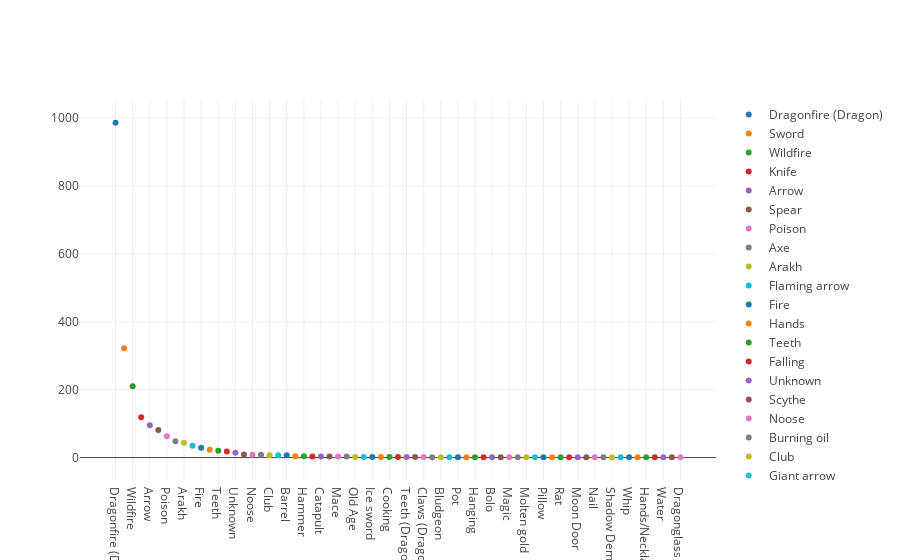

Notebook code for this chart:
### Code cell
import plotly.io as pio
data = [dict(
  type = 'scatter',
  x = index_val_list2,
  y = method,
  mode = 'markers',
  transforms = [dict(
    type = 'groupby',
    groups = index_val_list2,
  )]
)]

fig_dict = dict(data=data)
pio.show(fig_dict, validate=False)

### Figure 1 — Plotly figure (JSON) as saved in the notebook; plotly's stock layout.template omitted (floating-point values rounded to 4 significant figures)
{"data": [{"mode": "markers", "transforms": [{"groups": ["Dragonfire (Dragon)", "Sword", "Wildfire", "Knife", "Arrow", "Spear", "Poison", "Axe", "Arakh", "Flaming arrow", "Fire", "Hands", "Teeth", "Falling", "Unknown", "Scythe", "Noose", "Burning oil", "Club", "Giant arrow", "Barrel", "Flaying", "Hammer", "Claws", "Catapult", "Boulder", "Mace", "Dogs", "Old Age", "Rubble", "Ice sword", "Rock", "Cooking", "Shield", "Teeth (Dragon)", "Sealed into vault", "Claws (Dragon)", "Butcher's knife", "Bludgeon", "Starvation", "Pot", "Broken foot", "Hanging", "Mallet", "Bolo", "Rope", "Magic", "Mammoth foot", "Molten gold", "Drowning", "Pillow", "Tusk", "Rat", "Illness", "Moon Door", "Steak", "Nail", "Poison dart", "Shadow Demon", "Ice Javelin", "Whip", "Bell", "Hands/Necklace", "Antler", "Water", "Blunt object", "Dragonglass"], "type": "groupby"}], "type": "scatter", "x": ["Dragonfire (Dragon)", "Sword", "Wildfire", "Knife", "Arrow", "Spear", "Poison", "Axe", "Arakh", "Flaming arrow", "Fire", "Hands", "Teeth", "Falling", "Unknown", "Scythe", "Noose", "Burning oil", "Club", "Giant arrow", "Barrel", "Flaying", "Hammer", "Claws", "Catapult", "Boulder", "Mace", "Dogs", "Old Age", "Rubble", "Ice sword", "Rock", "Cooking", "Shield", "Teeth (Dragon)", "Sealed into vault", "Claws (Dragon)", "Butcher's knife", "Bludgeon", "Starvation", "Pot", "Broken foot", "Hanging", "Mallet", "Bolo", "Rope", "Magic", "Mammoth foot", "Molten gold", "Drowning", "Pillow", "Tusk", "Rat", "Illness", "Moon Door", "Steak", "Nail", "Poison dart", "Shadow Demon", "Ice Javelin", "Whip", "Bell", "Hands/Necklace", "Antler", "Water", "Blunt object", "Dragonglass"], "y": [986, 322, 210, 119, 95, 81, 63, 48, 44, 35, 29, 23, 20, 18, 14, 9, 8, 8, 7, 7, 7, 4, 4, 3, 3, 3, 3, 3, 2, 2, 2, 2, 2, 2, 2, 2, 2, 1, 1, 1, 1, 1, 1, 1, 1, 1, 1, 1, 1, 1, 1, 1, 1, 1, 1, 1, 1, 1, 1, 1, 1, 1, 1, 1, 1, 1, 1]}], "layout": {}}
